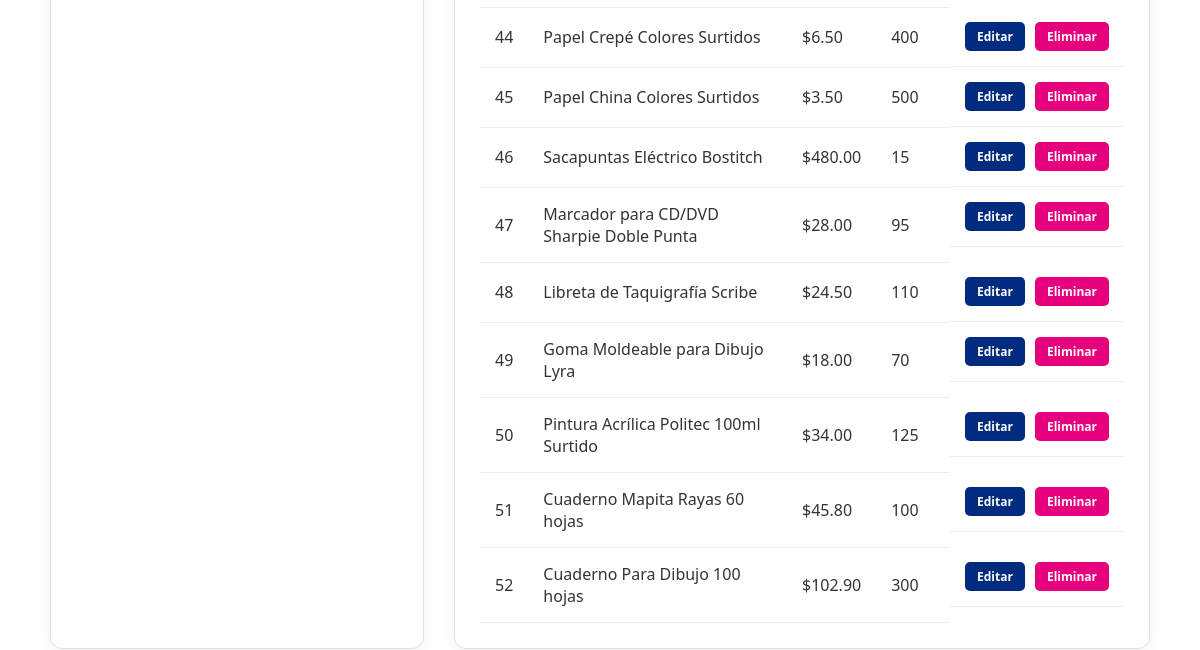
The app's page /admin.php (lower part), older data.
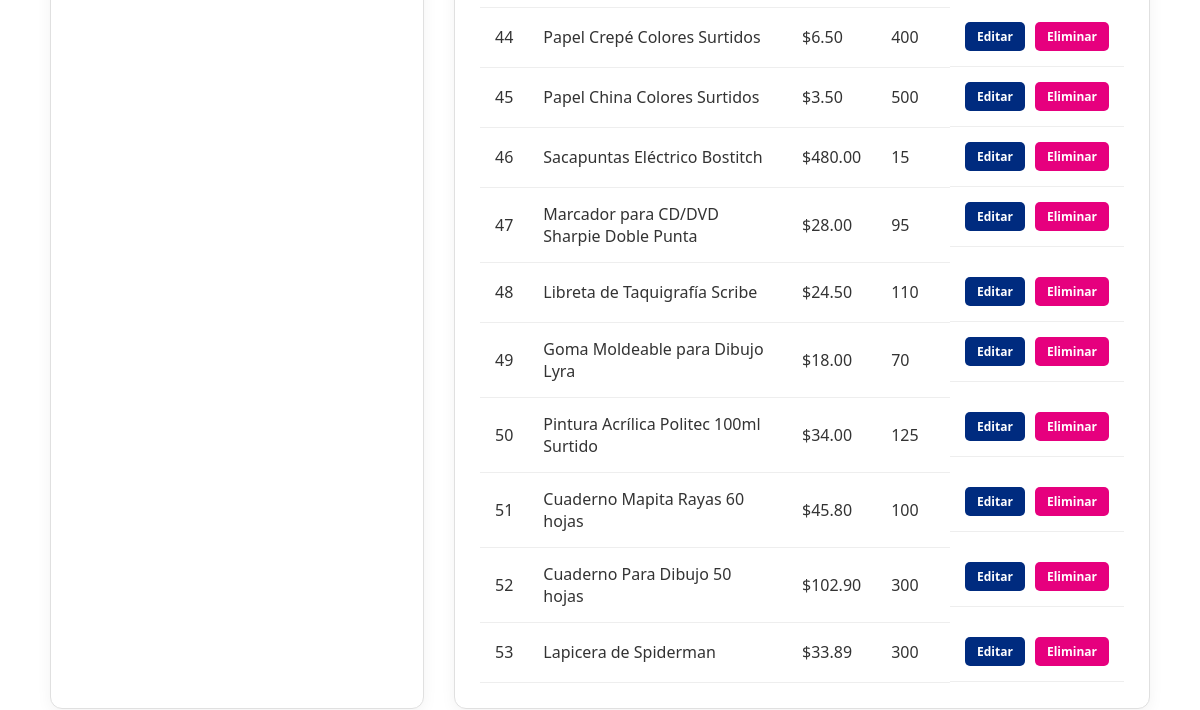
The same page, newer data.
### tables this page shows
CREATE TABLE `productos` (
  `ID` int NOT NULL AUTO_INCREMENT,
  `Producto` varchar(100) NOT NULL,
  `Precio` decimal(10,2) NOT NULL,
  `Stock` int NOT NULL,
  `Acciones` varchar(50) DEFAULT 'Activo',
  PRIMARY KEY (`ID`)
);

### admin.php (the view, shortened to what this page needs)
<?php
$db_user = "dev_user";
$db_pass = "administrador123";
$con = mysqli_connect("localhost", $db_user, $db_pass, "superpapeleriatony_equipo_15");
$sql = "SELECT * FROM productos";
$query = mysqli_query($con, $sql);
?>
<!DOCTYPE html>
<html lang="es">
<head>
    <link rel="stylesheet" href="style.css">
</head>
<body>
    <section class="crud-section">
        <div class="crud-container">
            <div class="form-side card">
            </div>
            <div class="table-side card">
                <table class="tony-table">
                    <tbody>
                        <?php while ($row = mysqli_fetch_array($query)): ?>
                            <tr>
                                <td><?= $row['ID'] ?></td>
                                <td><?= $row['Producto'] ?></td>
                                <td>$<?= number_format($row['Precio'], 2) ?></td>
                                <td><?= $row['Stock'] ?></td>
                                <td class="actions">
                                    <a href="editar.php?id=<?= $row['ID'] ?>" class="btn-sm btn-blue">Editar</a>
                                    <a href="eliminar.php?id=<?= $row['ID'] ?>" class="btn-sm btn-pink">Eliminar</a>
                                </td>
                            </tr>
                        <?php endwhile; ?>
                    </tbody>
                </table>
            </div>
        </div>
    </section>
</body>
</html>

Row changes from the older to the newer data that the page shows:
changed productos id 52: Producto "Cuaderno Para Dibujo 100 hojas" → "Cuaderno Para Dibujo 50 hojas"
added productos: ID "53", Producto "Lapicera de Spiderman", Precio "33.89", Stock "300"
